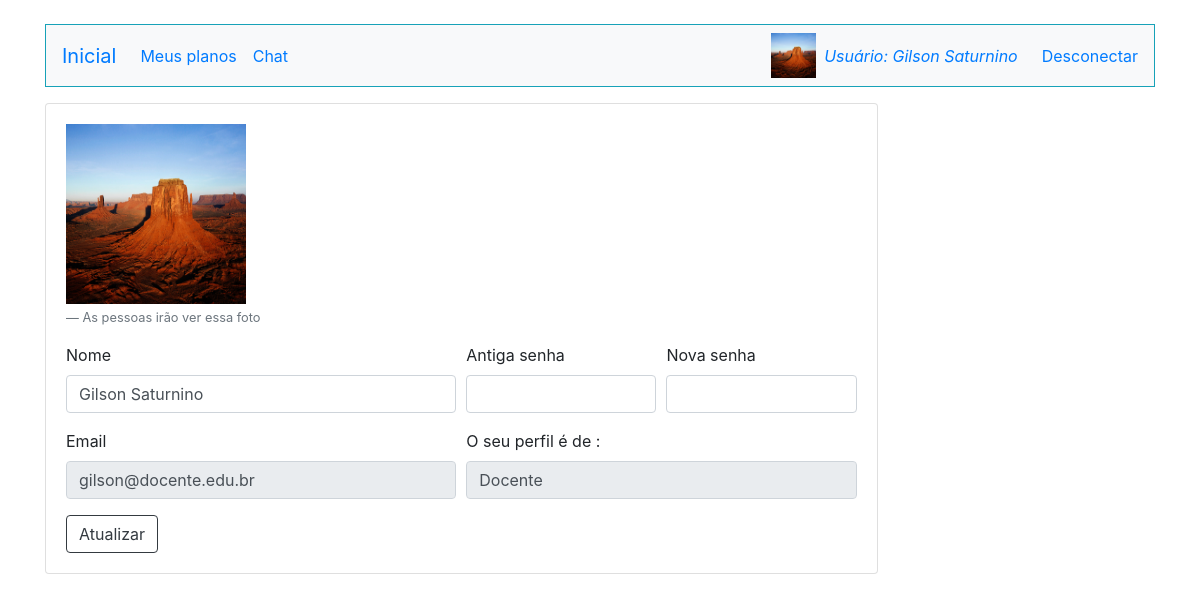
/Atualizar.php (signed in), run on the app's committed database.
### tables this page shows
CREATE TABLE `imagens` (
  `id` int(11) NOT NULL,
  `nome` varchar(100) NOT NULL,
  `id_usuario` int(11) NOT NULL
);

CREATE TABLE `usuarios` (
  `id` int(11) NOT NULL,
  `email` varchar(255) NOT NULL,
  `nome` varchar(255) NOT NULL,
  `senha` varchar(255) NOT NULL,
  `perfil` varchar(255) NOT NULL,
  `colegiado` varchar(3) NOT NULL,
  `codigo_grupo` varchar(5) NOT NULL
);

### Atualizar.php (the view, shortened to what this page needs)
<!doctype html>
<html lang="en">
<head>
    <link rel="stylesheet" href="https://stackpath.bootstrapcdn.com/bootstrap/4.3.1/css/bootstrap.min.css"
>
</head>
<body>
    <div class="container">
        <?php
            require_once("Conexao.php");
            require_once("Cabecalho.php");
            $sql = "select * from usuarios where nome=?";
            $sqlprep = $conexao->prepare($sql);
            $sqlprep->bind_param("s",$_SESSION["nome"]);
            $sqlprep->execute();
            $resultadoSql = $sqlprep->get_result();
            $vetorUmregistro = mysqli_fetch_assoc($resultadoSql);
            $vetorTodosregistro = array();
            while($vetorUmregistro != null){
                array_push($vetorTodosregistro, $vetorUmregistro);
                $vetorUmregistro = mysqli_fetch_assoc($resultadoSql);
            }
            foreach($vetorTodosregistro as $registro){
                  $email = $registro['email'];
                  $nome = $registro['nome'];
                  $perfil = $registro['perfil'];
            }
        ?>
    <div class="card w-75 mt-3">
        <div class="card-body">
            <form method="POST" action="Atualizardados.php">
                <div class="form-row">
                    <div class="form-group col-md-4">
                        <?php
                        $sql = "select id,nome from imagens where id_usuario=?";
                        $sqlprep = $conexao->prepare($sql);
                        $sqlprep->bind_param("i",$id_usuario);
                        $sqlprep->execute();
                        $resultadoSql = $sqlprep->get_result();
                        $registro= mysqli_fetch_assoc($resultadoSql);
                        $vetorRegistros = array();
                        while($registro !=null){
                            array_push($vetorRegistros,$registro);
                            $registro = mysqli_fetch_assoc($resultadoSql);
                            $validacao = 0;
                        }
                        foreach($vetorRegistros as $valor):
                            $foto =$valor["nome"];
                        endforeach;
                        if(isset($validacao)){ ?>
                            <img src="<?php echo "./imagens/".$foto; ?>" style="width:180px; height:180px;">
                        <?php
                        }else{ ?>
                            <img src="imagens/usuario.png" style="width:180px; height:180px;">
                        <?php
                        } ?>
                        <footer class="blockquote-footer mt-1">As pessoas irão ver essa foto </footer>
                    </div>
                </div>
              <div class="form-row">
                    <div class="form-group col-md-6">
                        <label for="validationCustom03">Nome</label>
                        <input type="text" class="form-control" id="validationCustom03" name="nome" value="<?=$nome; ?>" placeholder="<?=$nome; ?>" required>
                    </div>
                <div class="form-group col-md-3">
                        <label for="validationCustom05">Antiga senha</label>
                        <input type="password" class="form-control" id="validationCustom5" name="senhaantiga" required>
                    </div>
                    <div class="form-group col-md-3">
                        <label for="validationCustom02">Nova senha</label>
                        <input type="password" class="form-control" id="validationCustom02" name="senhanova" required>
                    </div>
              </div>
                <div class="form-row">
                <div class="form-group col-md-6">
                  <label for="validationCustom01">Email</label>
                  <input type="text" class="form-control" id="validationCustom1" name="email" value="<?=$email ?>" placeholder="<?=$email ?>" required readonly>
                </div>
                    <div class="form-group col-md-6">
                        <label for="validationCustom04">O seu perfil é de :</label>
                        <input type="text" class="form-control" id="validationCustom04" name="perfil" value="<?=$perfil; ?>" placeholder="<?=$perfil; ?>" required readonly>
                    </div>
                </div>
              <button type="submit" class="btn btn-outline-dark">Atualizar</button>
            </form>
        </div>
    </div>
</div>
</body>
</html>

### Cabecalho.php (shortened to what this page needs)
<html lang="en">
<head>
    <link rel="stylesheet" href="https://stackpath.bootstrapcdn.com/bootstrap/4.3.1/css/bootstrap.min.css"
>
</head>
<body>
    <?php
        require_once("Conexao.php");
    ?>
    <nav class="navbar navbar-expand-lg  bg-light border border-info mt-4">
        <a class="navbar-brand" href="index.php">Inicial</a>
        <div class="collapse navbar-collapse" id="navbarNavDropdown">
            <ul class="navbar-nav">
                <?php
                if(isset($_SESSION["nome"])){
                    if($_SESSION["perfil"]=="Coordenador"){
                 ?>
                <li class="nav-item">
                    <a class="nav-link" href="ListarCurso.php">Cursos</a>
                </li>
                <li class="nav-item">
                    <a class="nav-link" href="ListarDisciplina.php">Disciplinas </a>
                </li>
                <li class="nav-item">
                    <a class="nav-link" href="ListarPlano.php">Planos de Ensino</a>
                </li>
                <li class="nav-item">
                    <a class="nav-link" href="ListarUsuarios.php">Membros</a>
                </li>
                <li class="nav-item">
                    <a class="nav-link" href=" ListarGrupoCorrecao.php">Grupo Correção</a>
                </li>
                <?php
                }if($_SESSION["perfil"]=="Docente" || $_SESSION["cole"] == "sim" && $_SESSION["perfil"] != "Coordenador" && $_SESSION["perfil"] != 'Discente do Colegiado' && $_SESSION["perfil"] != 'Tecnico do Colegiado'){
                        ?>
                    <li class="nav-item">
                    <a class="nav-link" href="ListarPlanoMeus.php">Meus planos</a>
                    </li>
                <?php
                }if($_SESSION["cole"] == "sim" && $_SESSION["perfil"] != "Coordenador" ){ ?>
                     <li class="nav-item">
                    <a class="nav-link" href="ListarPlano.php">Planos de Ensino</a>
                </li>
               <?php } ?>
               <li class="nav-item">
                    <a class="nav-link" href="ListarUsuarios2.php">Chat</a>
                    </li>
                <?php }else{ ?>
                <li class="nav-item">
                    <a class="nav-link" href="Login.php">Login</a>
                </li>
                <?php }?>
            </ul>
        </div>
        <?php
        if(isset($_SESSION["nome"])){
        ?>
        <?php
                        $id_usuario = $_SESSION["id_logado"];
                        $sql = "select id,nome from imagens where id_usuario=?";
                        $sqlprep = $conexao->prepare($sql);
                        $sqlprep->bind_param("i",$id_usuario);
                        $sqlprep->execute();
                        $resultadoSql = $sqlprep->get_result();
                        $registro= mysqli_fetch_assoc($resultadoSql);
                        $vetorRegistros = array();
                        while($registro !=null){
                            array_push($vetorRegistros,$registro);
                            $registro = mysqli_fetch_assoc($resultadoSql);
                            $validacao = 0;
                        }
                        foreach($vetorRegistros as $valor):
                            $foto =$valor["nome"];
                        endforeach;
                        if(isset($validacao)){ ?>
                            <img src="<?php echo "./imagens/".$foto; ?>" style="width:45px; height:45px;">
                        <?php
                        }else{ ?>
                            <img src="imagens/usuario.png" style="width:45px; height:45px;">
                        <?php
                        } ?>
        <a href="MeuPerfil.php"><span class="mr-4 ml-2 mt-2">Usuário: <?= $_SESSION["nome"]; ?></span></a>
        <a href="MataSessao.php" class="text-decoration-none">Desconectar</a>
        <?php
        }
        ?>
    </nav>
</body>
</html>

### Cabecalho.php (style rules this page uses)
body { background-color:#ffffff; }
span { font-style: italic; }

### data on the page
imagens: nome (picture)
usuarios: nome "Gilson Saturnino", email "gilson@docente.edu.br", perfil "Docente"

### other printed values
$_SESSION["nome"] "Gilson Saturnino"
